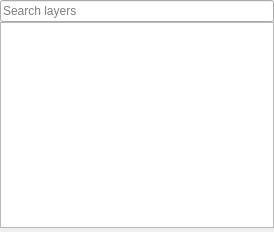
<?xml version="1.0" encoding="UTF-8"?>
<ui version="4.0">
 <class>LayersDock</class>
 <widget class="QDockWidget" name="LayersDock">
  <property name="geometry">
   <rect>
    <x>0</x>
    <y>0</y>
    <width>274</width>
    <height>232</height>
   </rect>
  </property>
  <property name="windowTitle">
   <string>Layers</string>
  </property>
  <widget class="QWidget" name="dockWidgetContents">
   <property name="focusPolicy">
    <enum>Qt::NoFocus</enum>
   </property>
   <layout class="QVBoxLayout" name="verticalLayout">
    <property name="spacing">
     <number>0</number>
    </property>
    <property name="leftMargin">
     <number>0</number>
    </property>
    <property name="topMargin">
     <number>0</number>
    </property>
    <property name="rightMargin">
     <number>0</number>
    </property>
    <property name="bottomMargin">
     <number>0</number>
    </property>
    <item>
     <layout class="QVBoxLayout" name="verticalLayout_2">
      <property name="spacing">
       <number>0</number>
      </property>
      <property name="bottomMargin">
       <number>0</number>
      </property>
      <item>
       <widget class="QLineEdit" name="m_search_layers_edit">
        <property name="placeholderText">
         <string>Search layers</string>
        </property>
       </widget>
      </item>
      <item>
       <widget class="flow::LayersView" name="m_layers_view"/>
      </item>
      <item>
       <layout class="QHBoxLayout" name="m_toolbar_layout">
        <property name="spacing">
         <number>6</number>
        </property>
        <property name="leftMargin">
         <number>2</number>
        </property>
        <property name="topMargin">
         <number>2</number>
        </property>
        <property name="rightMargin">
         <number>2</number>
        </property>
        <property name="bottomMargin">
         <number>2</number>
        </property>
       </layout>
      </item>
     </layout>
    </item>
   </layout>
  </widget>
 </widget>
 <customwidgets>
  <customwidget>
   <class>flow::LayersView</class>
   <extends>QTreeView</extends>
   <header>flow/document/component/layers/layers_view.h</header>
  </customwidget>
 </customwidgets>
 <resources>
  <include location="../../../resources/plugins/flow/document/flow_document.qrc"/>
 </resources>
 <connections/>
</ui>
